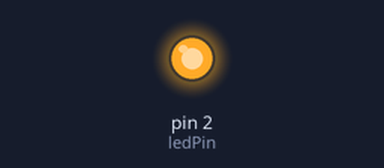
Bench run of a sketch on a simulated Arduino Uno, built with avr-gcc and run on an emulated ATmega328P. On the bench: output pins drawn as LEDs (lit = HIGH).

Above: at 0.7 s.
At 6.0 s:
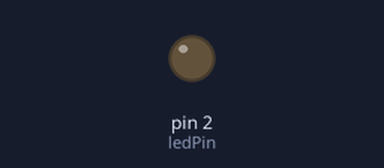
Timing chart, 0 to 8.1 s (numbered marks = the images above):
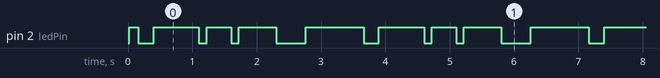

Measured:
- by itself, pin 2 (ledPin): repeats every 3.5 s: LOW 0.24 s, HIGH 0.70 s, LOW 0.12 s, HIGH 0.38 s, LOW 0.12 s, HIGH 0.58 s, LOW 0.46 s, HIGH 0.90 s
- by itself, everything shown: repeats every 24.5 s, in 56 steps

The sketch:

PCM.ino
```cpp
const int ledPin = 2; // built-in LED, active-LOW
const int visualSampleRate = 50; // samples per second — slow enough to actually see

struct Note { float freq; int durationMs; }; // freq here means "cycles per second" of brightness, not audio pitch
Note melody[] = {
  {1.0, 1000}, // one full brightness cycle over 1 second
  {2.0, 1000}, // two cycles over 1 second (faster pulsing)
  {0.5, 1500}  // slow half-cycle, long fade
};
const int numNotes = 3;

int noteIndex = 0;
unsigned long sampleCounter = 0;
unsigned long lastSampleTime = 0;
bool playing = true;

void setup() {
  pinMode(ledPin, OUTPUT);
}

void loop() {
  if (!playing) return;

  unsigned long now = millis();
  if (now - lastSampleTime < (1000 / visualSampleRate)) return; // wait until next sample is due
  lastSampleTime = now;

  Note &n = melody[noteIndex];
  unsigned long samplesForNote = (n.durationMs * visualSampleRate) / 1000;

  float t = (float)sampleCounter / visualSampleRate;
  float value = sinf(2.0 * PI * n.freq * t); // -1 to 1

  int brightness = (int)(511 + value * 511); // 0–1023, centered
  analogWrite(ledPin, 1023 - brightness); // inverted because active-LOW

  sampleCounter++;
  if (sampleCounter >= samplesForNote) {
    sampleCounter = 0;
    noteIndex++;
    if (noteIndex >= numNotes) {
      noteIndex = 0; // loop the pattern so you can keep watching it
    }
  }
}
```
